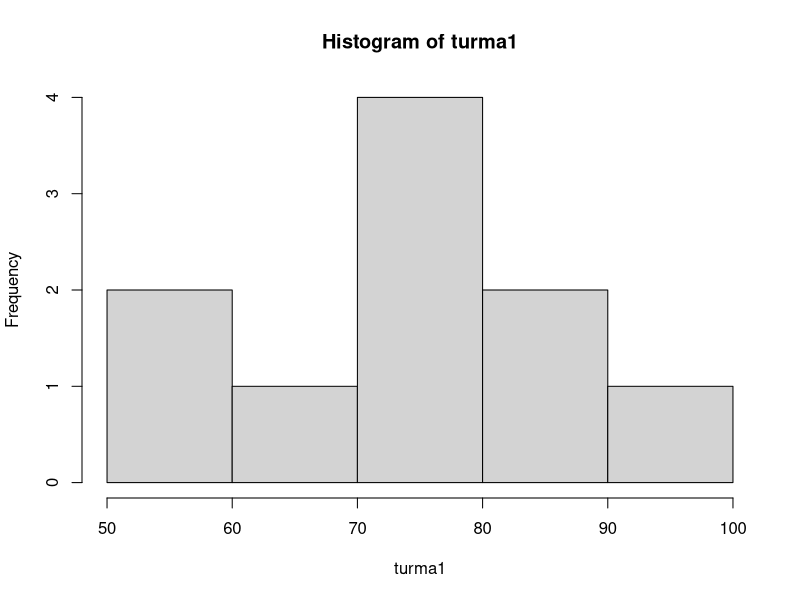
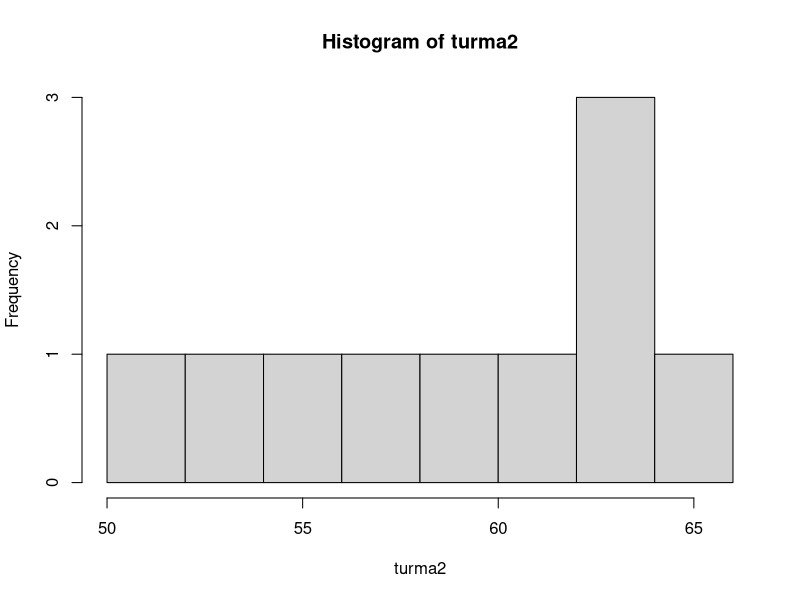

The R script that drew these images, in order: (Note: this script raises an error after producing the figures.)
# Dispersao

turma1 <- c(75.02786847, 56.51450656, 55.57517955, 62.00893933,
            82.82022277, 91.78076684, 71.53028442, 82.22315417,
            71.14621041, 76.27644453)
print(paste('Média da turma 1:',mean(turma1)))
print(paste('Mediana da turma 1:',median(turma1)))

turma2 <- c(63.96213546,  51.00946728,  54.48449137,  53.62955058,
            61.62138863,  59.99119596,  57.61297576,  62.52220793,
            64.54041384,  63.95477107)
print(paste('Média da turma 2:',mean(turma2)))
print(paste('Mediana da turma 2:',median(turma2)))

hist(turma1)
hist(turma2)

# Amplitude:

ampTurma1 <- max(turma1) - min(turma1)
ampTurma2 <- max(turma2) - min(turma2)

print(paste('Amplitude da turma 1:',ampTurma1))
print(paste('Amplitude da turma 2:',ampTurma2))

# Variância:

varTurma1 <- var(turma1) # amostra
varTurma2 <- var(turma2) # amostra

print(paste("Variância amostral da turma 1:",varTurma1))
print(paste("Variância amostral da turma 2:",varTurma2))

vPopT1 <- mean((turma1-mean(turma1))^2)
vPopT2 <- mean((turma2-mean(turma2))^2)
print(paste("vt1:",vt1))

print(paste("Variância populacional da turma 1:",vPopT1))
print(paste("Variância populacional da turma 2:",vPopT2))

# Desvio padrão:

dTurma1 <- sd(turma1) # amostral
dTurma2 <- sd(turma2) # amostral
dPopT1 <- sqrt(mean((turma1-mean(turma1))^2)) # populacional
dPopT2 <- sqrt(mean((turma1-mean(turma2))^2)) # populacional
               


